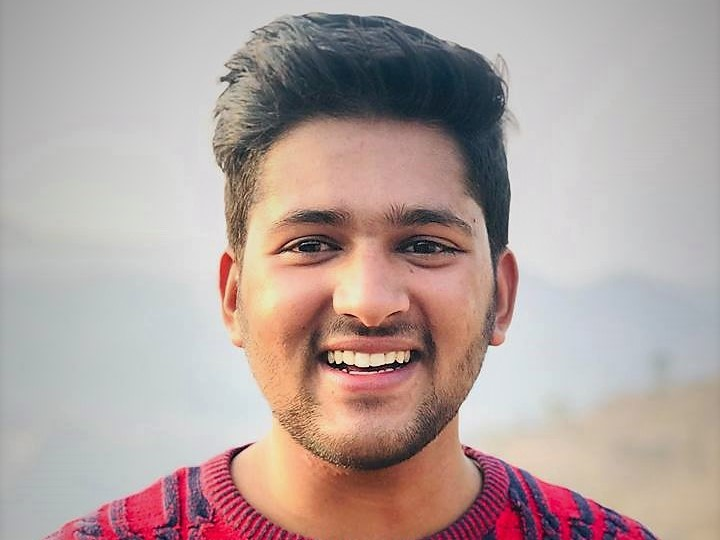
#> input picture Lab 4/rn.jpg, 720 x 540 px
$ jupyter execute bitPlaneSlicing.ipynb
#> lines starting #> are read from the running program, lines starting #| are printed output that depends on the picture; after the words box and inside, x2 and y2 are one past the last pixel; in counts of white or black regions, pixels touching at a corner belong together
# bit plane slicing

[cell 1]
import numpy as np
import cv2 as cv

# Read image in grayscale
img = cv.imread('rn.jpg', 0)
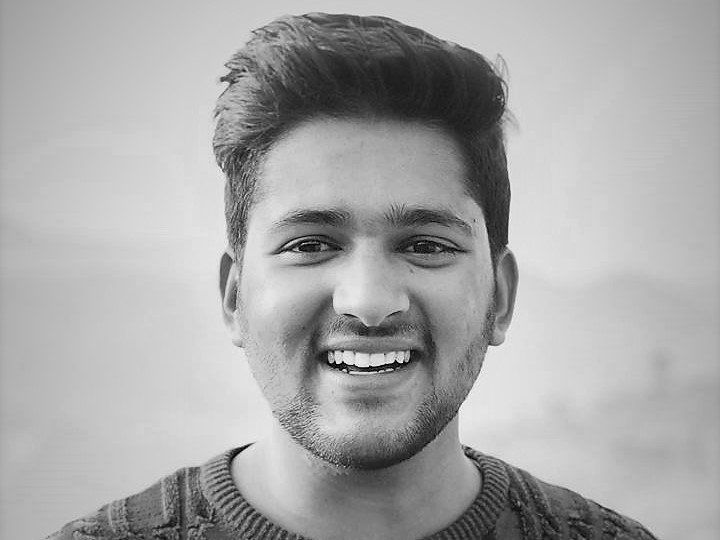
#> img: shape (540, 720); min 0, max 252, mean 167.9

# Change each pixel value to binary
img_bin  = []
for i in range(img.shape[0]):
    for j in range(img.shape[1]):
        img_bin.append(np.binary_repr(img[i][j], width = 8))
#> after the loop, img_bin = 388800 items

# Slice into bits
eighth = (np.array([int(i[0]) for i in img_bin], dtype = np.uint8) * 128) \
                                    .reshape(img.shape[0], img.shape[1])
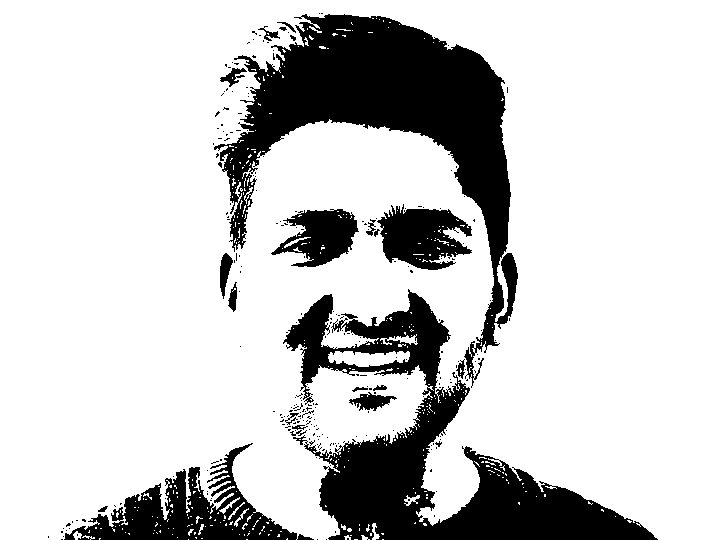
#> eighth: shape (540, 720); values 0 (black) and 128 (white), 79.8% white; 262 black regions (239 under 20 px), largest, box (x1, y1, x2, y2) and area: (214, 14, 518, 388) 32633, (283, 289, 658, 540) 28523, (64, 443, 314, 540) 8028
seventh = (np.array([int(i[1]) for i in img_bin], dtype = np.uint8) * 64) \
                                    .reshape(img.shape[0], img.shape[1])
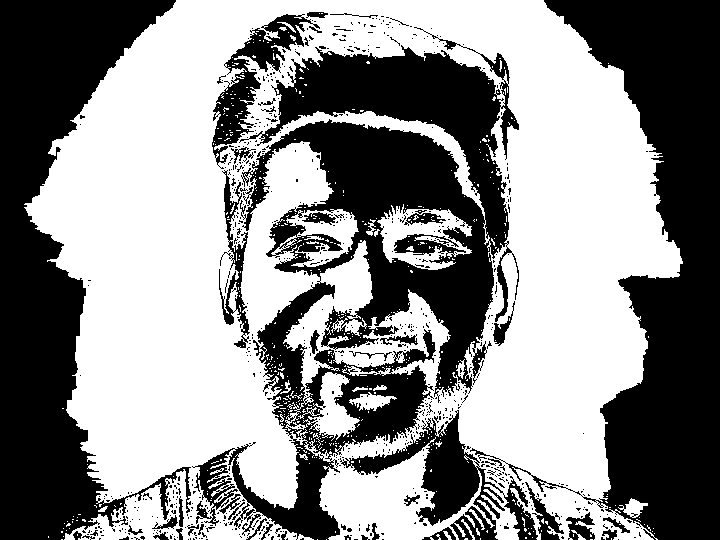
#> seventh: shape (540, 720); values 0 (black) and 64 (white), 54.9% white; 747 black regions (697 under 20 px), largest, box (x1, y1, x2, y2) and area: (192, 27, 519, 540) 61679, (470, 0, 720, 540) 49203, (0, 0, 191, 540) 45070
sixth = (np.array([int(i[2]) for i in img_bin], dtype = np.uint8) * 32) \
                                    .reshape(img.shape[0], img.shape[1])
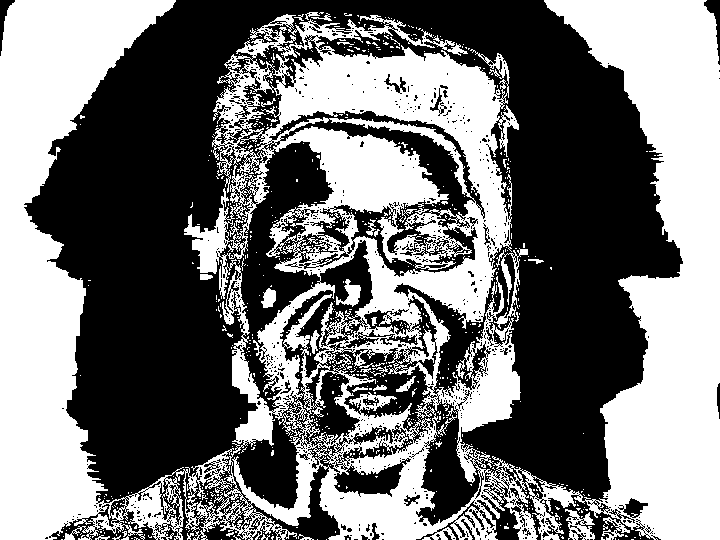
#> sixth: shape (540, 720); values 0 (black) and 32 (white), 46.4% white; 707 white regions (673 under 20 px), largest, box (x1, y1, x2, y2) and area: (0, 0, 720, 540) 175398, (494, 248, 528, 329) 608, (565, 509, 595, 540) 465
fifth = (np.array([int(i[3]) for i in img_bin], dtype = np.uint8) * 16) \
                                    .reshape(img.shape[0], img.shape[1])
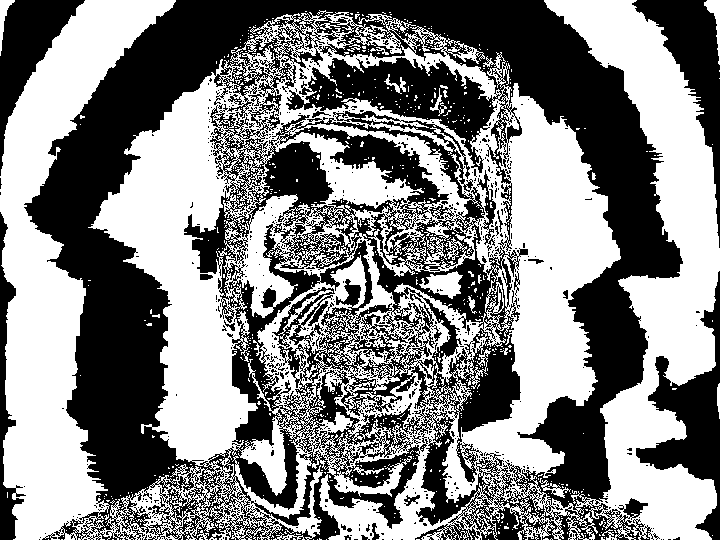
#> fifth: shape (540, 720); values 0 (black) and 16 (white), 51.6% white; 737 black regions (712 under 20 px), largest, box (x1, y1, x2, y2) and area: (24, 0, 683, 540) 164110, (636, 271, 720, 540) 6983, (632, 0, 720, 248) 6150
fourth = (np.array([int(i[4]) for i in img_bin], dtype = np.uint8) * 8) \
                                    .reshape(img.shape[0], img.shape[1])
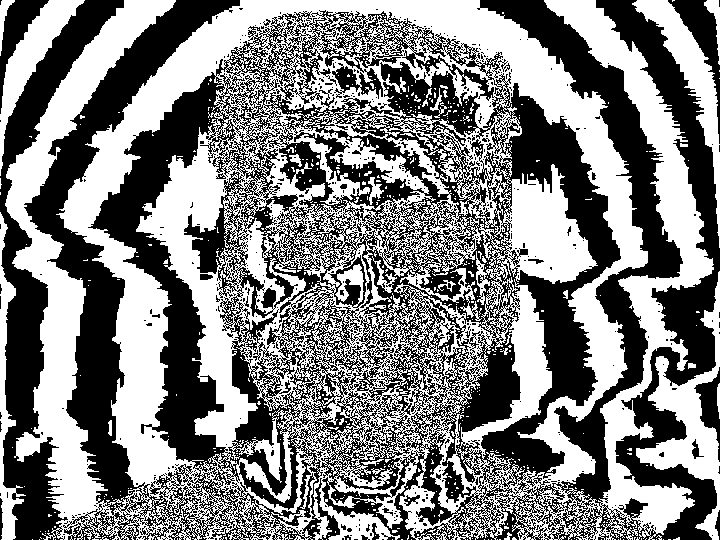
#> fourth: shape (540, 720); values 0 (black) and 8 (white), 50.5% white; 770 black regions (742 under 20 px), largest, box (x1, y1, x2, y2) and area: (24, 0, 720, 540) 168430, (0, 0, 124, 540) 16160, (668, 0, 720, 144) 1915
third = (np.array([int(i[5]) for i in img_bin], dtype = np.uint8) * 4) \
                                    .reshape(img.shape[0], img.shape[1])
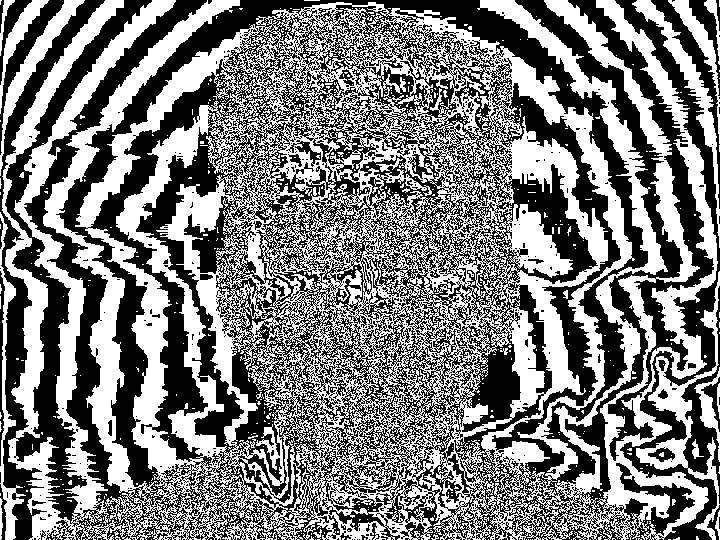
#> third: shape (540, 720); values 0 (black) and 4 (white), 49.1% white; 845 white regions (815 under 20 px), largest, box (x1, y1, x2, y2) and area: (2, 0, 718, 540) 175012, (636, 271, 720, 540) 3397, (632, 0, 720, 248) 2478
second = (np.array([int(i[6]) for i in img_bin], dtype = np.uint8) * 2) \
                                    .reshape(img.shape[0], img.shape[1])
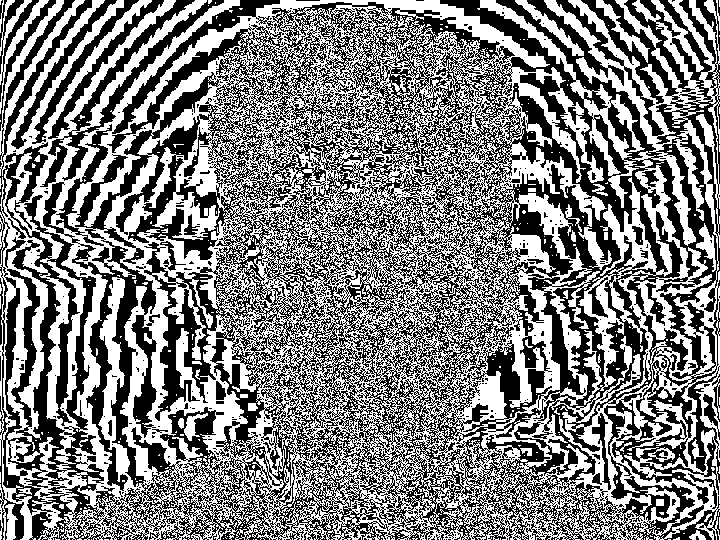
#> second: shape (540, 720); values 0 (black) and 2 (white), 50% white; 832 black regions (785 under 20 px), largest, box (x1, y1, x2, y2) and area: (0, 0, 720, 540) 178543, (40, 0, 224, 187) 4102, (48, 0, 164, 139) 1446
first = (np.array([int(i[7]) for i in img_bin], dtype = np.uint8) * 1) \
                                    .reshape(img.shape[0], img.shape[1])
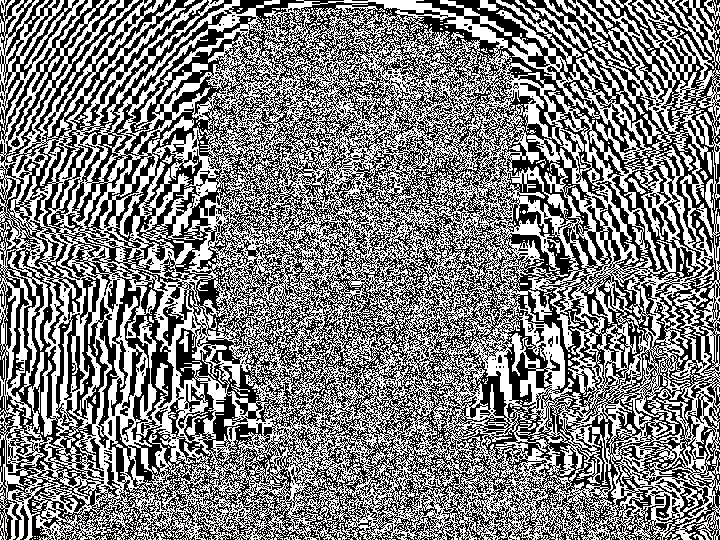
#> first: shape (540, 720); values 0 (black) and 1 (white), 49.8% white; 860 white regions (825 under 20 px), largest, box (x1, y1, x2, y2) and area: (0, 0, 720, 540) 188785, (496, 0, 582, 64) 715, (534, 8, 588, 51) 298

titles = ['Original Image', 'Eighth Plane', 'Seventh Plane', 'Sixth Plane', 'Fifth Plane',\
          'Fourth Plane', 'Third Plane', 'Second Plane', 'First Plane']

sliced_planes = [img, eighth, seventh, sixth, fifth, fourth, third, second, first]
for i in range(8):
    cv.imshow(titles[i], sliced_planes[i])

cv.waitKey(0)
cv.destroyAllWindows()

[cell 2]
img

[cell 3]
img.shape
#> Out = (540, 720)

[cell 4]
img_bin

[cell 5]
len(img_bin)
#> Out = 388800

$ run again, with Lab 4/d.jpg copied over Lab 4/rn.jpg
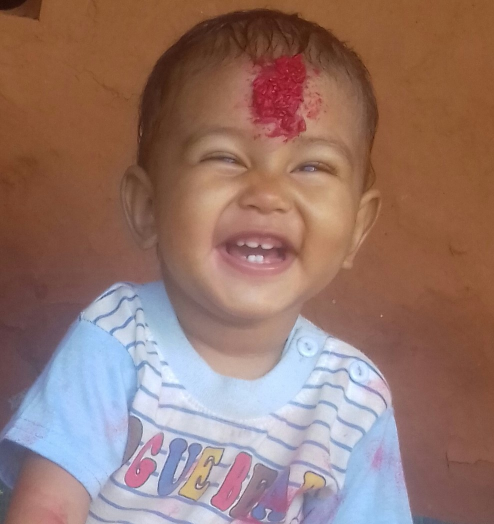
#> input picture Lab 4/d.jpg, 988 x 1048 px (shown at 1/2 size)
#> after the loop `for i in range(img.shape[0]):`: img_bin = 1035424 items
#> `eighth = (np.array([int(i[0]) for i in img_bin], dtype = np.uint8) * 1..`:
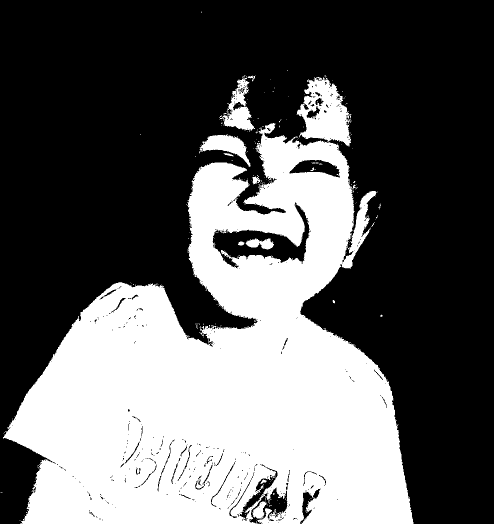
#> eighth: shape (1048, 988) (shown at 1/2 size); values 0 (black) and 128 (white), 37.4% white; 237 white regions (224 under 20 px), largest, box (x1, y1, x2, y2) and area: (6, 154, 827, 1048) 378729, (439, 155, 510, 261) 3069, (398, 269, 501, 334) 2710
#> seventh: shape (1048, 988); values 0 (black) and 64 (white), 72.6% white; 994 black regions (940 under 20 px), largest, box (x1, y1, x2, y2) and area: (6, 154, 827, 1048) 237401, (274, 17, 737, 353) 30974, (439, 155, 510, 261) 3069
#> sixth: shape (1048, 988); values 0 (black) and 32 (white), 55.3% white; 3247 black regions (3109 under 20 px), largest, box (x1, y1, x2, y2) and area: (0, 7, 796, 1048) 392699, (779, 572, 988, 875) 28629, (886, 903, 988, 1048) 8217
#> fifth: shape (1048, 988); values 0 (black) and 16 (white), 40.3% white; 5149 white regions (4974 under 20 px), largest, box (x1, y1, x2, y2) and area: (0, 90, 830, 1048) 299445, (200, 7, 759, 587) 43849, (779, 572, 988, 875) 28629
#> fourth: shape (1048, 988); values 0 (black) and 8 (white), 46% white; 10503 white regions (10114 under 20 px), largest, box (x1, y1, x2, y2) and area: (0, 0, 895, 1048) 339832, (779, 572, 988, 875) 24780, (0, 313, 98, 730) 19147
#> third: shape (1048, 988); values 0 (black) and 4 (white), 50.8% white; black in thin lines or dots
#> second: shape (1048, 988); values 0 (black) and 2 (white), 50.1% white; black in thin lines or dots
#> `first = (np.array([int(i[7]) for i in img_bin], dtype = np.uint8) * 1)..`:
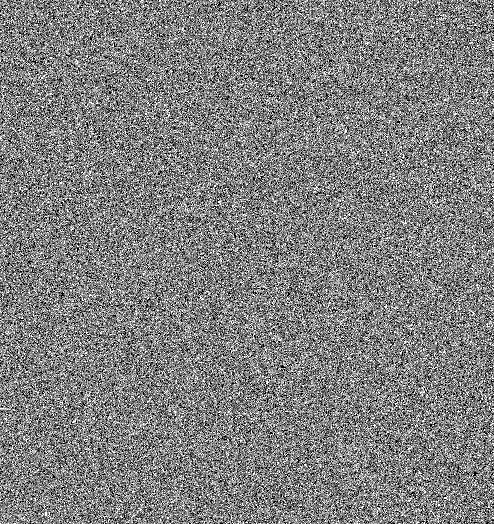
#> first: shape (1048, 988) (shown at 1/2 size); values 0 (black) and 1 (white), 50% white in thin lines or dots
#> `len(img_bin)`: Out = 1035424
